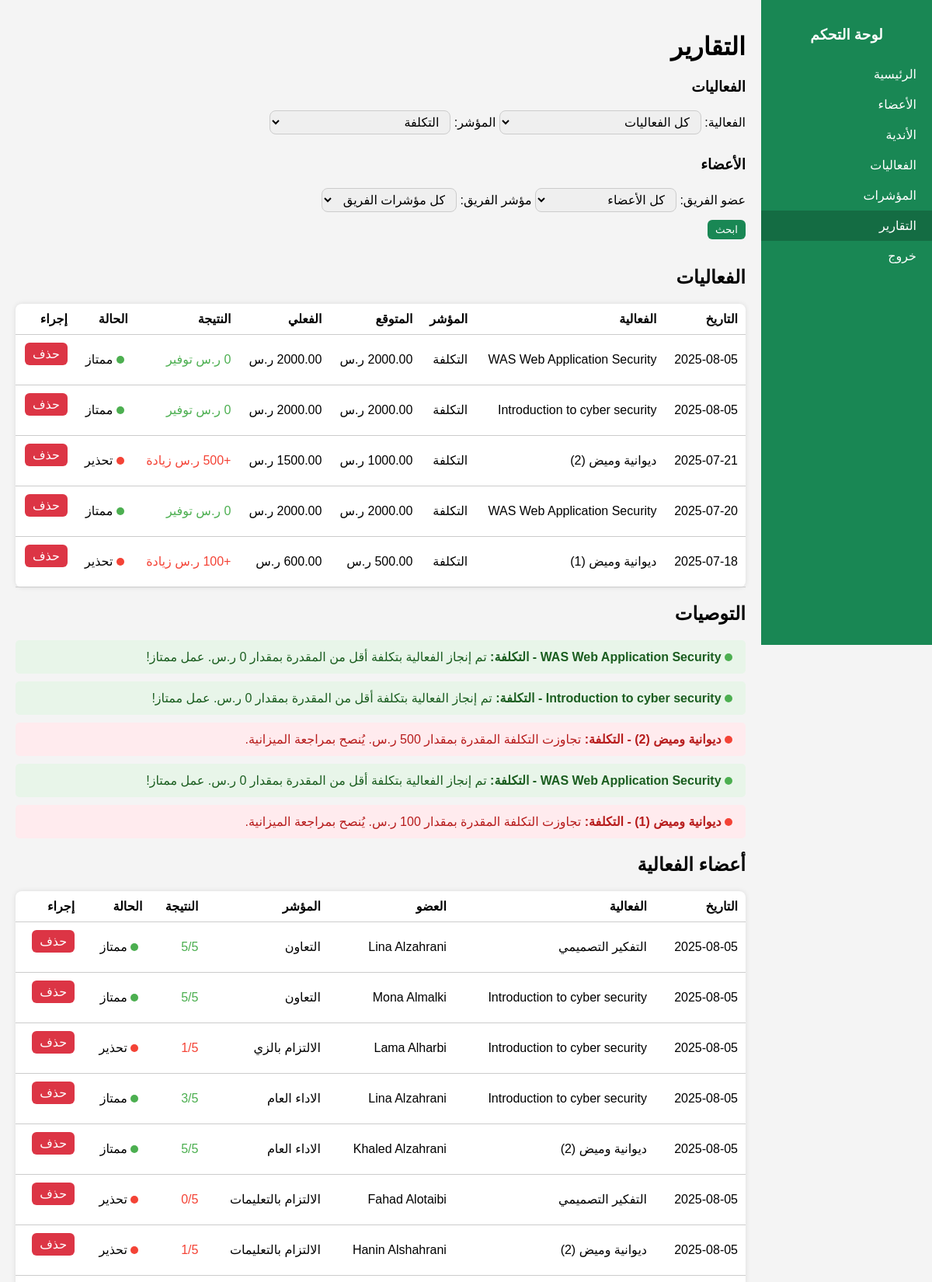
The app's page /admin/reports.php?kpi_filter=29 (upper part) with its own data.
### tables this page shows
CREATE TABLE `activity_measurement` (
  `activity_id` int(11) NOT NULL,
  `kpi_id` int(11) NOT NULL,
  `measure_date` date NOT NULL,
  `result` decimal(10,2) DEFAULT NULL,
  `note` varchar(20) DEFAULT NULL
);

CREATE TABLE `activity` (
  `activity_id` int(11) NOT NULL,
  `activity_name` varchar(100) NOT NULL,
  `proposed_date` date DEFAULT NULL,
  `actual_date` date DEFAULT NULL,
  `proposed_start_time` datetime DEFAULT NULL,
  `actual_start_time` datetime DEFAULT NULL,
  `proposed_duration_min` int(11) DEFAULT NULL,
  `actual_duration_min` int(11) DEFAULT NULL,
  `proposed_cost` decimal(10,2) DEFAULT NULL,
  `actual_cost` decimal(10,2) DEFAULT NULL,
  `proposed_audience_number` int(11) DEFAULT NULL,
  `actual_audience_number` int(11) DEFAULT NULL,
  `purpose_of_activity` text DEFAULT NULL,
  `serves_student_plan` tinyint(1) DEFAULT NULL,
  `serves_student` tinyint(1) DEFAULT NULL,
  `serves_special_needs` tinyint(1) DEFAULT NULL,
  `activity_manager_id` int(11) DEFAULT NULL,
  `club_id` int(11) DEFAULT NULL,
  `status` enum('pending','active','ended') DEFAULT 'pending'
);

CREATE TABLE `activity_kpi` (
  `kpi_id` int(11) NOT NULL,
  `kpi_name` varchar(100) DEFAULT NULL,
  `measurement` varchar(50) DEFAULT NULL,
  `activity_id` int(11) DEFAULT NULL,
  `note` varchar(255) DEFAULT NULL
);

CREATE TABLE `activity_team_measurement` (
  `activity_id` int(11) NOT NULL,
  `member_id` int(11) NOT NULL,
  `team_kpi_id` int(11) NOT NULL,
  `result` decimal(10,2) DEFAULT NULL,
  `measure_date` date NOT NULL
);

CREATE TABLE `activity_team_kpi` (
  `team_kpi_id` int(11) NOT NULL,
  `kpi_name` varchar(100) DEFAULT NULL,
  `note` varchar(20) NOT NULL DEFAULT 'number'
);

### admin/reports.php (the view, shortened to what this page needs)
<?php
require_once '../database/db.php';
$kpis          = $pdo->query("SELECT kpi_id, kpi_name, measurement, note FROM activity_kpi WHERE activity_id IS NULL")->fetchAll(PDO::FETCH_ASSOC);
$activity_filter  = isset($_GET['activity_filter'])  ? $_GET['activity_filter']  : 'all';
$kpi_filter       = isset($_GET['kpi_filter'])       ? $_GET['kpi_filter']       : 'all';
$member_filter    = isset($_GET['member_filter'])    ? $_GET['member_filter']    : 'all';
$team_kpi_filter  = isset($_GET['team_kpi_filter'])  ? $_GET['team_kpi_filter']  : 'all';
$whereClause = "WHERE 1=1";
if ($kpi_filter != 'all') {
  $whereClause .= " AND k.kpi_id = " . (int) $kpi_filter;
}
$measurements = $pdo->query("
  SELECT
      am.activity_id,
      am.kpi_id,
      am.measure_date,
      a.activity_name,
      k.kpi_name,
      k.measurement,
      k.note       AS note_type,
      am.result,
      am.note      AS note_value,
      a.proposed_date,
      a.actual_date,
      a.proposed_start_time,
      a.actual_start_time,
      a.proposed_cost,
      a.actual_cost,
      a.proposed_audience_number,
      a.actual_audience_number
  FROM activity_measurement am
  JOIN activity a ON am.activity_id = a.activity_id
  JOIN activity_kpi k ON am.kpi_id = k.kpi_id
  $whereClause
  ORDER BY am.measure_date DESC
")->fetchAll(PDO::FETCH_ASSOC);
$team_where = "WHERE 1=1";
$teamEval = $pdo->query("
  SELECT
      tm.activity_id,
      tm.measure_date,
      tm.member_id,
      tm.team_kpi_id,
      a.activity_name,
      CONCAT(m.first_name,' ',m.last_name) AS member_name,
      k.kpi_name,
      tm.result
  FROM activity_team_measurement tm
  JOIN activity a ON tm.activity_id = a.activity_id
  JOIN members m  ON tm.member_id   = m.member_id
  JOIN activity_team_kpi k ON tm.team_kpi_id = k.team_kpi_id
  $team_where
  ORDER BY tm.measure_date DESC
");
$teamRows = $teamEval->fetchAll(PDO::FETCH_ASSOC);
$recommendations = [];
foreach ($measurements as $m) {
  $rec = [
    'activity_name' => $m['activity_name'],
    'kpi_name'      => $m['kpi_name'],
    'message'       => '',
    'type'          => '',
    'measurement'   => $m['measurement']
  ];
  switch ($m['measurement']) {
        case 'cost':
            $diff = ($m['actual_cost'] ?? 0) - ($m['proposed_cost'] ?? 0);
            if ($diff > 0) {
                $rec['message'] = "تجاوزت التكلفة المقدرة بمقدار {$diff} ر.س. يُنصح بمراجعة الميزانية.";
                $rec['type'] = 'warning';
            } else {
                $rec['message'] = "تم إنجاز الفعالية بتكلفة أقل من المقدرة بمقدار " . abs($diff) . " ر.س. عمل ممتاز!";
                $rec['type'] = 'praise';
            }
            break;
    }
    if (!empty($rec['message'])) {
        $recommendations[] = $rec;
    }
}
?>
<!DOCTYPE html>
<html lang="ar" dir="rtl">
<head>
  <link rel="stylesheet" href="../css/style.css">
</head>
<body>
  <div class="sidebar">
    <h3 class="sidebar-title">لوحة التحكم</h3>
    <a href="dashboard.php">الرئيسية</a>
    <a href="members.php">الأعضاء</a>
    <a href="clubs.php">الأندية</a>
    <a href="activities.php">الفعاليات</a>
    <a href="kpis.php">المؤشرات</a>
    <a class="active" href="reports.php">التقارير</a>
    <a href="logout.php" onclick="return confirm('متأكد تبي تسجل خروج؟');">خروج</a>
  </div>
  <div class="main-content">
    <h1><strong>التقارير</strong></h1>
    <div class="filters">
      <form method="GET">
        <div>
          <h3> الفعاليات</h3>
          <label>الفعالية:
            <select name="activity_filter" class="form-select">
              <option value="all" <?php if ($activity_filter == 'all') { echo 'selected'; } ?>>كل الفعاليات</option>
            </select>
          </label>
          <label>المؤشر:
            <select name="kpi_filter">
              <?php foreach ($kpis as $k): ?>
                <option value="<?= $k['kpi_id'] ?>" <?php if ($kpi_filter == $k['kpi_id']) { echo 'selected'; } ?>>
                  <?= htmlspecialchars($k['kpi_name']) ?>
                </option>
              <?php endforeach; ?>
            </select>
          </label>
        </div>
        <div>
          <h3>الأعضاء</h3>
          <label>عضو الفريق:
            <select name="member_filter">
              <option value="all" <?php if ($member_filter == 'all') { echo 'selected'; } ?>>كل الأعضاء</option>
            </select>
          </label>
          <label>مؤشر الفريق:
            <select name="team_kpi_filter">
              <option value="all" <?php if ($team_kpi_filter == 'all') { echo 'selected'; } ?>>كل مؤشرات الفريق</option>
            </select>
          </label>
        </div>
        <button type="submit" class="btn">ابحث</button>
      </form>
    </div>
    <div>
      <h2>الفعاليات</h2>
    </div>
    <?php if ($measurements): ?>
      <table>
        <thead>
          <tr>
            <th>التاريخ</th>
            <th>الفعالية</th>
            <th>المؤشر</th>
            <th>المتوقع</th>
            <th>الفعلي</th>
            <th>النتيجة</th>
            <th>الحالة</th>
            <th>إجراء</th>
          </tr>
        </thead>
        <tbody>
          <?php foreach ($measurements as $m):
            $prop = '—';
            $act = '—';
            $resultDisplay = '—';
            $status = '';
            switch ($m['measurement']) {
              case 'cost':
                $prop = $m['proposed_cost'] . ' ر.س';
                $act  = $m['actual_cost']   . ' ر.س';
                $diff = $m['actual_cost'] - $m['proposed_cost'];
                if ($diff > 0) {
                  $resultDisplay = "<span class='bad'>+{$diff} ر.س زيادة</span>";
                  $status = 'status-bad';
                } else {
                  $resultDisplay = "<span class='good'>" . abs($diff) . " ر.س توفير</span>";
                  $status = 'status-good';
                }
                break;
            }
          ?>
            <tr>
              <td><?= htmlspecialchars($m['measure_date']) ?></td>
              <td><?= htmlspecialchars($m['activity_name']) ?></td>
              <td><?= htmlspecialchars($m['kpi_name']) ?></td>
              <td><?= $prop ?></td>
              <td><?= $act ?></td>
              <td><?= $resultDisplay ?></td>
              <td>
                <?php if ($status): ?>
                  <span class="status-indicator <?= $status ?>"></span>
                  <?php
                    if ($status == 'status-good') {
                      echo 'ممتاز';
                    } else {
                      echo 'تحذير';
                    }
                  ?>
                <?php endif; ?>
              </td>
              <td>
                <a class="btn danger"
                   href="?activity_filter=<?= $activity_filter ?>&kpi_filter=<?= $kpi_filter ?>&member_filter=<?= $member_filter ?>&team_kpi_filter=<?= $team_kpi_filter ?>&delete_activity_id=<?= $m['activity_id'] ?>&delete_kpi_id=<?= $m['kpi_id'] ?>&delete_date=<?= $m['measure_date'] ?>"
                   onclick="return confirm('متأكد تبي تحذف هذا القياس؟')">
                  حذف
                </a>
              </td>
            </tr>
          <?php endforeach; ?>
        </tbody>
      </table>
    <?php else: ?>
      <p>ما فيه قياسات مسجلة حالياً</p>
    <?php endif; ?>
    <?php if (!empty($recommendations)): ?>
      <div class="recommendations">
        <h2>التوصيات</h2>
        <?php foreach ($recommendations as $rec): ?>
          <div class="recommendation <?= $rec['type'] ?>">
            <span class="status-indicator <?php if ($rec['type'] == 'praise') { echo 'status-good'; } else { echo 'status-bad'; } ?>"></span>
            <strong><?= htmlspecialchars($rec['activity_name']) ?> - <?= htmlspecialchars($rec['kpi_name']) ?>:</strong>
            <?= $rec['message'] ?>
          </div>
        <?php endforeach; ?>
      </div>
    <?php endif; ?>
    <div>
      <h2>أعضاء الفعالية</h2>
    </div>
    <?php if ($teamRows): ?>
      <table>
        <thead>
          <tr>
            <th>التاريخ</th>
            <th>الفعالية</th>
            <th>العضو</th>
            <th>المؤشر</th>
            <th>النتيجة</th>
            <th>الحالة</th>
            <th>إجراء</th>
          </tr>
        </thead>
        <tbody>
          <?php foreach ($teamRows as $r):
            $status = '';
            $resultDisplay = $r['result'];
            if (is_numeric($r['result'])) {
              $score = floatval($r['result']);
              if ($score < 3) {
                $resultDisplay = "<span class='bad'>{$score}/5</span>";
                $status = 'status-bad';
              } else {
                $resultDisplay = "<span class='good'>{$score}/5</span>";
                $status = 'status-good';
              }
            }
          ?>
            <tr>
              <td><?= htmlspecialchars($r['measure_date']) ?></td>
              <td><?= htmlspecialchars($r['activity_name']) ?></td>
              <td><?= htmlspecialchars($r['member_name']) ?></td>
              <td><?= htmlspecialchars($r['kpi_name']) ?></td>
              <td><?= $resultDisplay ?></td>
              <td>
                <?php if ($status): ?>
                  <span class="status-indicator <?= $status ?>"></span>
                  <?php
                    if ($status == 'status-good') {
                      echo 'ممتاز';
                    } else {
                      echo 'تحذير';
                    }
                  ?>
                <?php endif; ?>
              </td>
              <td>
                <a class="btn danger"
                   href="?activity_filter=<?= $activity_filter ?>&kpi_filter=<?= $kpi_filter ?>&member_filter=<?= $member_filter ?>&team_kpi_filter=<?= $team_kpi_filter ?>&delete_team_activity_id=<?= $r['activity_id'] ?>&delete_member_id=<?= $r['member_id'] ?>&delete_team_kpi_id=<?= $r['team_kpi_id'] ?>&delete_date=<?= $r['measure_date'] ?>"
                   onclick="return confirm('متأكد تبي تحذف هذا التقييم؟')">
                  حذف
                </a>
              </td>
            </tr>
          <?php endforeach; ?>
        </tbody>
      </table>
    <?php else: ?>
      <p>ما فيه تقييمات لأعضاء الفريق حالياً</p>
    <?php endif; ?>
  </div>
</body>
</html>

### css/style.css (style rules this page uses)
body { font-family: 'Cairo', sans-serif; margin: 0; background: #f4f4f4; direction: rtl; display: flex; }
.sidebar { width: 220px; background: #198754; min-height: 100vh; position: fixed; right: 0; top: 0; padding: 15px 0; color: white; }
.sidebar-title { text-align: center; margin-bottom: 20px; }
.sidebar a { display: block; padding: 10px 20px; color: white; text-decoration: none; transition: background 0.3s; }
.sidebar a:hover, .sidebar a.active { background: #146c43; }
.main-content { margin-right: 220px; padding: 20px; flex: 1; }
.activity-table, table { width: 100%; background: white; border-radius: 8px; padding: 15px; margin-top: 15px; box-shadow: 0 0 6px rgba(0,0,0,0.1); border-collapse: collapse; }
table th, table td { padding: 10px; border-bottom: 1px solid #ccc; text-align: right; }
.btn { display: inline-block; background: #198754; color: white; padding: 5px 10px; text-decoration: none; border-radius: 6px; margin-bottom: 15px; text-align: center; border: none; cursor: pointer; }
.btn.danger { background: #dc3545; }
select,textarea { padding: 5px 10px; font-size: 16px; border-radius: 8px; border: 1px solid #ccc; margin-bottom: 10px; }
.status-good { color: #4caf50; }
.status-bad { color: #f44336; }
.recommendations { margin: 20px 0; }
.recommendation { padding: 12px; margin-bottom: 10px; border-radius: 5px; }
.recommendation.warning { background-color: #ffebee; border-color: #f44336; color: #b71c1c; }
.recommendation.praise { background-color: #e8f5e9; border-color: #4caf50; color: #1b5e20; }
.status-indicator { display: inline-block; width: 10px; height: 10px; border-radius: 50%; margin-right: 5px; }
.status-good { background-color: #4caf50; color: #4caf50; }
.status-bad { background-color: #f44336; color: #f44336; }
.bad { color: #f44336 }
.good { color: #4caf50 }

### records on screen
activity_measurement: measure_date "2025-08-05", activity.activity_name "WAS Web Application Security", kpi.kpi_name "التكلفة", activity.proposed_cost "2000.00 ر.س", activity.actual_cost "2000.00 ر.س", shows "ممتاز"
activity_measurement: measure_date "2025-08-05", activity.activity_name "Introduction to cyber security", kpi.kpi_name "التكلفة", activity.proposed_cost "2000.00 ر.س", activity.actual_cost "2000.00 ر.س", shows "ممتاز", message "تم إنجاز الفعالية بتكلفة أقل من المقدرة بمقدار 0 ر.س. عمل ممتاز!"
activity_measurement: measure_date "2025-07-21", activity.activity_name "ديوانية وميض (2)", kpi.kpi_name "التكلفة", activity.proposed_cost "1000.00 ر.س", activity.actual_cost "1500.00 ر.س", shows "تحذير", message "تجاوزت التكلفة المقدرة بمقدار 500 ر.س. يُنصح بمراجعة الميزانية."
activity_measurement: measure_date "2025-07-20", activity.activity_name "WAS Web Application Security", kpi.kpi_name "التكلفة", activity.proposed_cost "2000.00 ر.س", activity.actual_cost "2000.00 ر.س", shows "ممتاز"
activity_measurement: measure_date "2025-07-18", activity.activity_name "ديوانية وميض (1)", kpi.kpi_name "التكلفة", activity.proposed_cost "500.00 ر.س", activity.actual_cost "600.00 ر.س", shows "تحذير", message "تجاوزت التكلفة المقدرة بمقدار 100 ر.س. يُنصح بمراجعة الميزانية."
activity_team_measurement: measure_date "2025-08-05", activity.activity_name "التفكير التصميمي", member_name "Lina Alzahrani", team_kpi.kpi_name "التعاون", result "5", shows "ممتاز"
activity_team_measurement: measure_date "2025-08-05", activity.activity_name "Introduction to cyber security", member_name "Mona Almalki", team_kpi.kpi_name "التعاون", result "5", shows "ممتاز"
activity_team_measurement: measure_date "2025-08-05", activity.activity_name "Introduction to cyber security", member_name "Lama Alharbi", team_kpi.kpi_name "الالتزام بالزي", result "1", shows "تحذير"
activity_team_measurement: measure_date "2025-08-05", activity.activity_name "Introduction to cyber security", member_name "Lina Alzahrani", team_kpi.kpi_name "الاداء العام", result "3", shows "ممتاز"
activity_team_measurement: measure_date "2025-08-05", activity.activity_name "ديوانية وميض (2)", member_name "Khaled Alzahrani", team_kpi.kpi_name "الاداء العام", result "5", shows "ممتاز"
activity_team_measurement: measure_date "2025-08-05", activity.activity_name "التفكير التصميمي", member_name "Fahad Alotaibi", team_kpi.kpi_name "الالتزام بالتعليمات", result "0", shows "تحذير"
activity_team_measurement: measure_date "2025-08-05", activity.activity_name "ديوانية وميض (2)", member_name "Hanin Alshahrani", team_kpi.kpi_name "الالتزام بالتعليمات", result "1", shows "تحذير"

### other values on screen
$rec['activity_name'] "WAS Web Application Security"
$rec['kpi_name'] "التكلفة"
$rec['message'] "تم إنجاز الفعالية بتكلفة أقل من المقدرة بمقدار 0 ر.س. عمل ممتاز!"
form field kpi_filter "التكلفة"
